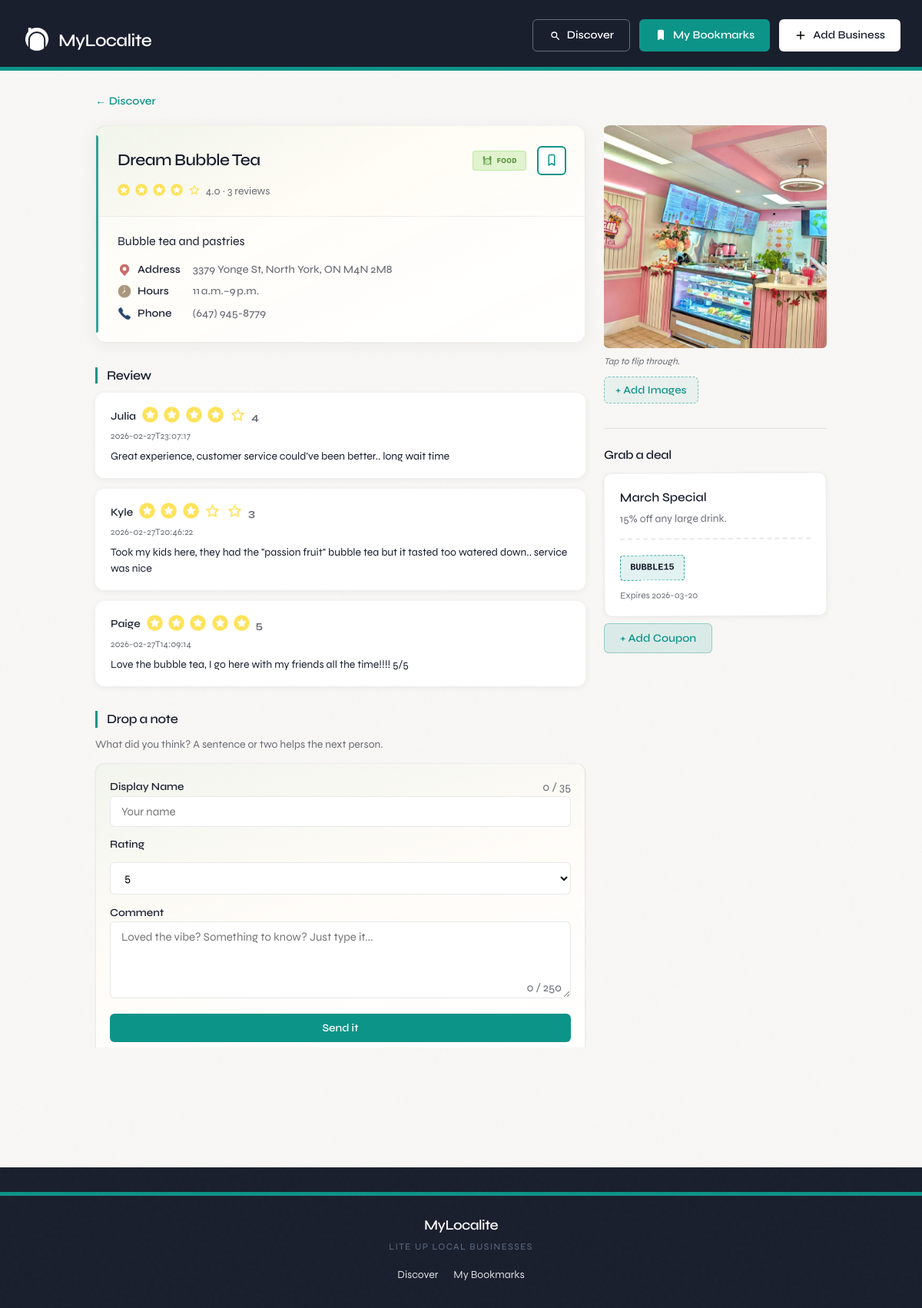
Page /business/13 on the committed database.
### tables this page shows
CREATE TABLE business (
        id INTEGER PRIMARY KEY AUTOINCREMENT,
        name TEXT,
        category TEXT,
        description TEXT,
        address TEXT,
        hours TEXT,
        phone TEXT
    );

CREATE TABLE review (
        id INTEGER PRIMARY KEY AUTOINCREMENT,
        business_id INTEGER,
        username TEXT,
        rating INTEGER,
        comment TEXT,
        created_at TEXT,
        is_flagged INTEGER
    );

CREATE TABLE deal (
        id INTEGER PRIMARY KEY AUTOINCREMENT,
        business_id INTEGER,
        title TEXT,
        description TEXT,
        coupon_code TEXT,
        expires_at TEXT,
        is_active INTEGER
    );

### app.py (the view)
@app.route("/business/<int:business_id>")
def business_detail(business_id):
    business = fetch_business_by_id(business_id)
    if business is None:
        return "Business not found", 404
    deals = fetch_active_deals_for_business(business_id)
    reviews = fetch_reviews_for_business(business_id)
    owner_id = get_bookmark_owner_id()
    bookmarked = is_bookmarked(owner_id, business_id)
    photos = fetch_photos_for_business(business_id)
    return render_template(
        "business.html",
        business=business,
        deals=deals,
        reviews=reviews,
        bookmarked=bookmarked,
        photos=photos,
    )

### app.py (called while the page is built)
def get_conn():
    conn = sqlite3.connect(DB_PATH, timeout=DB_TIMEOUT)
    conn.execute("PRAGMA journal_mode=WAL")
    return conn

def get_bookmark_owner_id() -> str:
    if "bookmark_owner_id" not in session:
        session["bookmark_owner_id"] = str(uuid.uuid4())
    return session["bookmark_owner_id"]

def fetch_business_by_id(business_id: int):
    conn = get_conn()
    conn.row_factory = sqlite3.Row
    cur = conn.cursor()
    cur.execute("""
        SELECT b.*,
               IFNULL(AVG(r.rating), 0) AS avg_rating,
               COUNT(r.id) AS review_count
        FROM business b
        LEFT JOIN review r ON r.business_id = b.id
        WHERE b.id = ?
        GROUP BY b.id
    """, (business_id,))
    row = cur.fetchone()
    conn.close()
    return row

def fetch_active_deals_for_business(business_id: int):
    conn = get_conn()
    conn.row_factory = sqlite3.Row
    cur = conn.cursor()
    cur.execute("""
        SELECT *
        FROM deal
        WHERE business_id = ?
          AND is_active = 1
        ORDER BY expires_at ASC
    """, (business_id,))
    rows = cur.fetchall()
    conn.close()
    return rows

def fetch_reviews_for_business(business_id: int):
    conn = get_conn()
    conn.row_factory = sqlite3.Row
    cur = conn.cursor()
    cur.execute("""
        SELECT *
        FROM review
        WHERE business_id = ?
        ORDER BY created_at DESC
    """, (business_id,))
    rows = cur.fetchall()
    conn.close()
    return rows

def fetch_photos_for_business(business_id: int):
    conn = get_conn()
    cur = conn.cursor()
    cur.execute(
        "SELECT filename FROM business_photo WHERE business_id = ? ORDER BY id ASC",
        (business_id,),
    )
    rows = cur.fetchall()
    conn.close()
    return [{"url": url_for("static", filename=f"uploads/{r[0]}")} for r in rows]

def is_bookmarked(owner_id: str, business_id: int) -> bool:
    conn = get_conn()
    cur = conn.cursor()
    cur.execute("""
        SELECT 1 FROM bookmark
        WHERE username = ? AND business_id = ?
        LIMIT 1
    """, (owner_id, business_id))
    row = cur.fetchone()
    conn.close()
    return row is not None

### templates/business.html (shortened to what this page needs)
{% extends "base.html" %}
{% block content %}
<a href="{{ url_for('discover') }}" class="back-link">← Discover</a>
{% set hero_photos = photos|default([]) %}
<div class="business-detail business-detail--{{ business['category']|lower }}">
    <div class="business-layout">
        <div class="business-main">
            <div class="business-hero">
            <header class="business-header">
                <div class="business-header-top">
                    <h1 class="business-title">{{ business["name"] }}</h1>
                    <span class="pill pill--{{ business['category']|lower }}">
                        <img class="pill-icon" src="{{ url_for('static', filename='media/' ~ (business['category']|lower) ~ '.svg') }}" alt="" aria-hidden="true">
                        <span class="pill-text">{{ business["category"] }}</span>
                    </span>
                    <div class="business-header-bookmark">
                        <form method="POST" action="/bookmark/toggle" style="display:inline; margin:0;">
                            <button type="submit" class="icon-btn {{ 'saved' if bookmarked else '' }}" title="{{ 'Saved' if bookmarked else 'Save' }}" aria-label="{{ 'Saved' if bookmarked else 'Save' }}" aria-pressed="{{ 'true' if bookmarked else 'false' }}">
                                <img class="bookmark-icon" src="{{ url_for('static', filename='media/bookmark-filled.svg') if bookmarked else url_for('static', filename='media/bookmark.svg') }}" alt="" aria-hidden="true">
                            </button>
                        </form>
                    </div>
                </div>
                <p class="business-rating">
                    {% set filled = (business['avg_rating']|round(0)) %}
                    {% for i in range(5) %}
                        <img class="icon-star" src="{{ url_for('static', filename='media/star-2.png' if i < filled else 'media/star-1.png') }}" alt="">
                    {% endfor %}
                    {{ "%.1f"|format(business["avg_rating"]) }} · {{ business["review_count"] }} reviews
                </p>
            </header>
            <div class="business-info">
        <p class="business-desc">{{ business["description"] }}</p>
        <dl class="business-contact">
            <dt><img class="business-contact-icon" alt=""> Address</dt><dd>{{ business["address"] }}</dd>
            <dt><img class="business-contact-icon" alt=""> Hours</dt><dd>{{ business["hours"] }}</dd>
            <dt><img class="business-contact-icon" alt="phone"> Phone</dt><dd>{{ business["phone"] }}</dd>
        </dl>
    </div>
            </div>
    <section class="business-section business-section--reviews">
        <h2 class="business-section-title business-section-title--reviews">Review</h2>
        {% if reviews|length == 0 %}
        <p class="business-empty">Nobody’s written anything yet. You could be first!</p>
        {% else %}
        <ul class="review-list">
            {% for r in reviews %}
            <li class="review-item">
                <div class="review-item-head">
                    <strong>{{ r["username"] }}</strong>
                    <span class="review-item-rating">
                        {% set review_filled = (r['rating']|round(0)) %}
                        {% for i in range(5) %}
                            <img class="icon-star" src="{{ url_for('static', filename='media/star-2.png' if i < review_filled else 'media/star-1.png') }}" alt="">
                        {% endfor %}
                        {{ r["rating"] }}
                    </span>
                </div>
                <time class="review-item-time">{{ r["created_at"] }}</time>
                <p class="review-item-comment">{{ r["comment"] }}</p>
            </li>
            {% endfor %}
        </ul>
        {% endif %}
    </section>
    <section class="business-section business-section--review-form">
        <h2 class="business-section-title business-section-title--form">Drop a note</h2>
        <p class="business-section-kicker">What did you think? A sentence or two helps the next person.</p>
        <div class="form-card form-card--compact form-card--review">
            <form id="reviewForm" class="review-form">
                <div class="form-field-with-count">
                    <label for="username">Display Name</label>
                    <span id="usernameCharCount" class="char-count char-count--inline" aria-live="polite">0 / 35</span>
                    <input id="username" type="text" name="username" class="input" placeholder="Your name" maxlength="35">
                </div>
                <label for="rating">Rating</label>
                <select id="rating" name="rating" class="select">
                    <option value="5">5</option>
                </select>
                <div class="form-field-with-count form-field-with-count--textarea">
                    <label for="comment">Comment</label>
                    <textarea id="comment" name="comment" class="textarea" rows="3" placeholder="Loved the vibe? Something to know? Just type it..." maxlength="250"></textarea>
                    <span id="commentCharCount" class="char-count char-count--bottom-right" aria-live="polite">0 / 250</span>
                </div>
                <button type="submit" class="btn btn-warm">Send it</button>
            </form>
        </div>
    </section>
        </div>
        <aside class="business-side">
            <div class="business-media">
                {% if hero_photos|length > 0 %}
                <button type="button" class="business-media-img" id="heroImageBtn" data-open-gallery="0" aria-label="View image gallery">
                    <img src="{{ hero_photos[0]['url'] }}" alt="Photo of {{ business['name'] }}" loading="lazy">
                </button>
                <p class="business-media-hint">Tap to flip through.</p>
                <button type="button" class="btn btn-add-image" id="addImageBtn" aria-label="Add images (up to 5)">+ Add Images</button>
                {% else %}
                <div class="business-media-placeholder">
                    <p class="business-media-placeholder-text">No pics yet. Got one? Add it here.</p>
                    <button type="button" class="btn btn-add-image" id="addImageBtn" aria-label="Add images (up to 5)">+ Add a photo</button>
                </div>
                {% endif %}
            </div>
            <section class="business-section business-section--deals">
                <h2 class="business-section-title business-section-title--deals">Grab a deal</h2>
                {% if deals|length == 0 %}
                <p class="business-empty business-empty--deals">No deals right now. Next time maybe!</p>
                {% else %}
                <ul class="deal-list">
                    {% for d in deals %}
                    <li class="deal-card">
                        <strong class="deal-card-title">{{ d["title"] }}</strong>
                        <p class="deal-card-desc">{{ d["description"] }}</p>
                        <div class="deal-card-tear">
                            <span class="coupon-chip">{{ d["coupon_code"] }}</span>
                        </div>
                        <p class="deal-card-expiry">Expires {{ d["expires_at"] }}</p>
                    </li>
                    {% endfor %}
                </ul>
                {% endif %}
                <button type="button" class="btn btn-view btn-add-coupon" id="addCouponBtn" style="margin-top: 8px;">+ Add Coupon</button>
            </section>
        </aside>
    </div>
</div>
{% endblock %}

### rows in the picture
business: name "Dream Bubble Tea", category "FOOD", description "Bubble tea and pastries", address "3379 Yonge St, North York, ON M4N 2M8", hours "11 a.m.–9 p.m.", phone "(647) 945-8779"
review: username "Julia", rating "4", created_at "2026-02-27T23:07:17", comment "Great experience, customer service could've been better.. long wait time"
review: username "Kyle", rating "3", created_at "2026-02-27T20:46:22", comment "Took my kids here, they had the \"passion fruit\" bubble tea but it tasted too watered down.. service was nice"
review: username "Paige", rating "5", created_at "2026-02-27T14:09:14", comment "Love the bubble tea, I go here with my friends all the time!!!! 5/5"
deal: title "March Special", description "15% off any large drink.", coupon_code "BUBBLE15", expires_at "2026-03-20"

### other values in the picture
{{ "%.1f"|format(business["avg_rating"]) }} "4.0"
{{ business["review_count"] }} "3"
